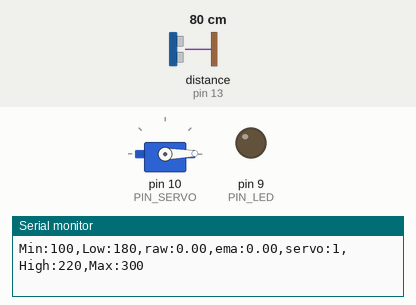
Bench run of a sketch on a simulated Arduino Uno, built with avr-gcc and run on an emulated ATmega328P. Parts: servo, output pins drawn as LEDs (lit = HIGH), the last lines printed to the serial monitor. Wiring (inferred from the names in the program): ultrasonic range finder: trigger pin 12; echo pin 13. The inputs (shaded band) are chosen by the test bench; at power-on: distance to the obstacle (sensor on pin 13) 80 cm. The echo pulse lasts 58.3 µs per cm; pins used as bus, display or sensor lines are not drawn.

Above: at 1.2 s.
1.3 s: distance to the obstacle (sensor on pin 13) set to 44 cm
2.8 s: distance to the obstacle (sensor on pin 13) set to 37 cm
At 3.02 s:
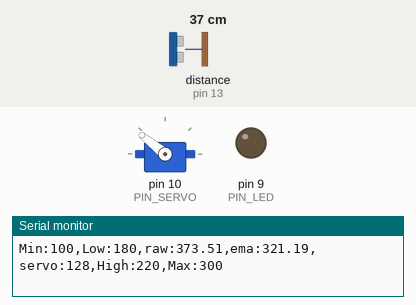
At 4.2 s:
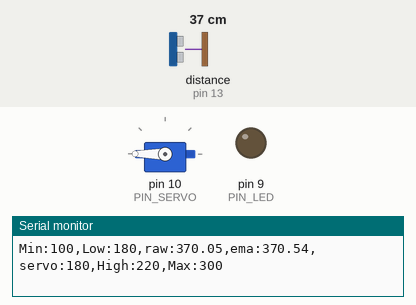
4.6 s: distance to the obstacle (sensor on pin 13) set to 18 cm
At 4.75 s:
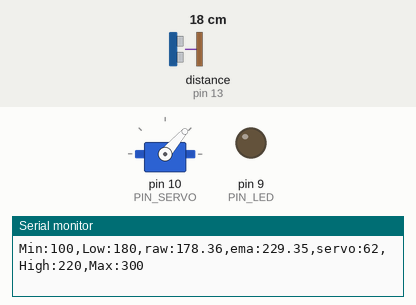
6.4 s: distance to the obstacle (sensor on pin 13) set to 35 cm
Timing chart, 0 to 10.4 s (numbered marks = the images above; inputs shaded):
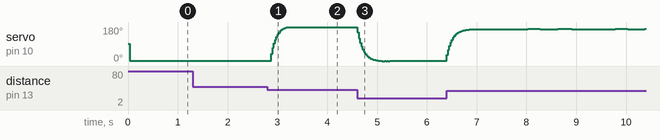

The sketch:

11_example_1.ino
```cpp
#include <Servo.h>

// Arduino pin assignment
#define PIN_LED 9
#define PIN_SERVO 10
#define PIN_TRIG 12
#define PIN_ECHO 13

// configurable parameters
#define SND_VEL 346.0 // sound velocity at 24 celsius degree (unit: m/s)
#define INTERVAL 25 // sampling interval (unit: ms)
#define _DIST_MIN 100 // minimum distance to be measured (unit: mm)
#define _DIST_MAX 400 // maximum distance to be measured (unit: mm)

#define _DUTY_MIN 553 // servo full clockwise position (0 degree)
#define _DUTY_NEU 1481 // servo neutral position (90 degree)
#define _DUTY_MAX 2399 // servo full counterclockwise position (180 degree)
#define _DIST_ALPHA 0.2

// global variables
float timeout; // unit: us
float dist_min, dist_max, dist_raw, dist_prev, dist_ema, alpha; // unit: mm
unsigned long last_sampling_time; // unit: ms
float scale; // used for pulse duration to distance conversion
Servo myservo;

void setup() {
// initialize GPIO pins
  pinMode(PIN_LED,OUTPUT);
  pinMode(PIN_TRIG,OUTPUT);
  digitalWrite(PIN_TRIG, LOW);
  pinMode(PIN_ECHO,INPUT);

  myservo.attach(PIN_SERVO);
  myservo.writeMicroseconds(_DUTY_NEU);

// initialize USS related variables
  dist_min = _DIST_MIN;
  dist_max = _DIST_MAX;
  timeout = (INTERVAL / 2) * 1000.0; // precalculate pulseIn() timeout value. (unit: us)
  dist_raw = dist_prev = 0.0; // raw distance output from USS (unit: mm)
  scale = 0.001 * 0.5 * SND_VEL;
  alpha = _DIST_ALPHA;

// initialize serial port
  Serial.begin(57600);

// initialize last sampling time
  last_sampling_time = 0;
}

void loop() {
// wait until next sampling time.
// millis() returns the number of milliseconds since the program started. Will overflow after 50 days.
  if(millis() < last_sampling_time + INTERVAL) return;

// get a distance reading from the USS
  dist_raw = USS_measure(PIN_TRIG,PIN_ECHO);
  dist_ema = alpha*dist_raw+(1-alpha)*dist_ema;

// output the read value to the serial port
  Serial.print("Min:100,Low:180,raw:");
  Serial.print(dist_raw);
  Serial.print(",ema:");
  Serial.print(dist_ema);
  Serial.print(",servo:");
  Serial.print(myservo.read());
  Serial.println(",High:220,Max:300");

// adjust servo position according to the USS read value

  // add your code here!
  /*
   if(dist_ema < 180) myservo.writeMicroseconds(_DUTY_MIN);
   else if(dist_ema <190) myservo.writeMicroseconds(553+(dist_ema-180)*5);
   else if(dist_ema <360) myservo.writeMicroseconds((dist_ema-180)*13);
   else myservo.writeMicroseconds(_DUTY_MAX);
   */

   if(dist_ema < 180) myservo.write(_DUTY_MIN);
   else if(dist_ema < 360) myservo.write(dist_ema-180);
   else myservo.write(_DUTY_MAX);


// update last sampling time
  last_sampling_time += INTERVAL;
}

// get a distance reading from USS. return value is in millimeter.
float USS_measure(int TRIG, int ECHO)
{
  float reading;
  digitalWrite(TRIG, HIGH);
  delayMicroseconds(10);
  digitalWrite(TRIG, LOW);

  reading = pulseIn(ECHO, HIGH, timeout) * scale; // unit: mm
  if(reading < dist_min || reading > dist_max) reading = 0.0; // return 0 when out of range.

  if(reading == 0.0) reading = dist_prev;
  else dist_prev = reading;

  return reading;
}
```

Measured:
- the behaviour switches between 40 and 39 cm on distance to the obstacle (sensor on pin 13) (found by bisection; images 0 and 1)
- after the input at 2.8 s, servo on pin 10 (PIN_SERVO): moves from 1° to 180° over 0.30 s, starting after 0.08 s
